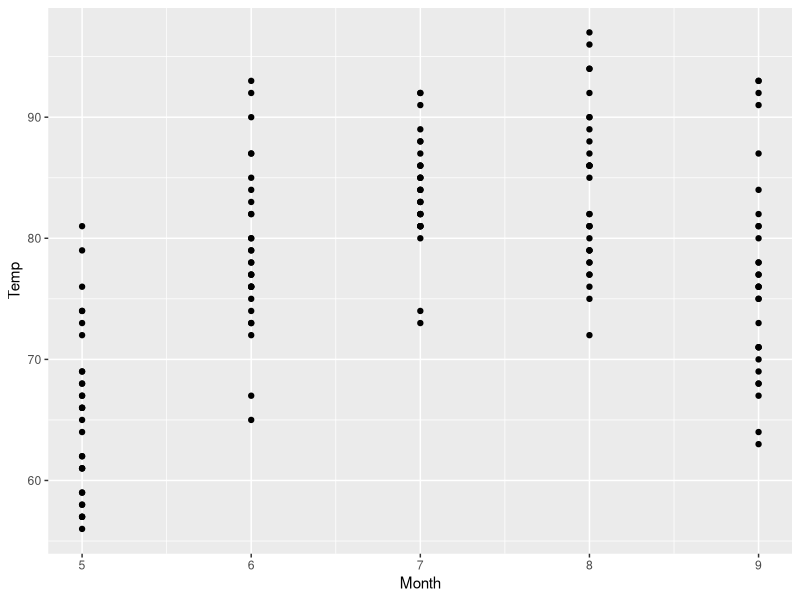

Here is the R script that generated this plot:
## ---- chunk 1
library("tidyverse")
library("datasets") # might have to install datasets package
ggplot(airquality, aes(`Month`, `Temp`)) +
    geom_point()
